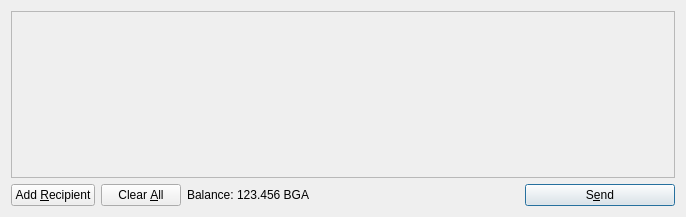
<?xml version="1.0" encoding="UTF-8"?>
<ui version="4.0">
 <class>SendCoinsDialog</class>
 <widget class="QDialog" name="SendCoinsDialog">
  <property name="geometry">
   <rect>
    <x>0</x>
    <y>0</y>
    <width>686</width>
    <height>217</height>
   </rect>
  </property>
  <property name="windowTitle">
   <string>Send Coins</string>
  </property>
  <layout class="QVBoxLayout" name="verticalLayout">
   <item>
    <widget class="QScrollArea" name="scrollArea">
     <property name="widgetResizable">
      <bool>true</bool>
     </property>
     <widget class="QWidget" name="scrollAreaWidgetContents">
      <property name="geometry">
       <rect>
        <x>0</x>
        <y>0</y>
        <width>666</width>
        <height>165</height>
       </rect>
      </property>
      <layout class="QVBoxLayout" name="verticalLayout_2">
       <property name="margin">
        <number>0</number>
       </property>
       <item>
        <layout class="QVBoxLayout" name="entries">
         <property name="spacing">
          <number>6</number>
         </property>
        </layout>
       </item>
       <item>
        <spacer name="verticalSpacer">
         <property name="orientation">
          <enum>Qt::Vertical</enum>
         </property>
         <property name="sizeHint" stdset="0">
          <size>
           <width>20</width>
           <height>40</height>
          </size>
         </property>
        </spacer>
       </item>
      </layout>
     </widget>
    </widget>
   </item>
   <item>
    <layout class="QHBoxLayout" name="horizontalLayout">
     <item>
      <widget class="QPushButton" name="addButton">
       <property name="toolTip">
        <string>Send to multiple recipients at once</string>
       </property>
       <property name="text">
        <string>Add &amp;Recipient</string>
       </property>
       <property name="icon">
        <iconset resource="../bitcoin.qrc">
         <normaloff>:/icons/add</normaloff>:/icons/add</iconset>
       </property>
       <property name="autoDefault">
        <bool>false</bool>
       </property>
      </widget>
     </item>
     <item>
      <widget class="QPushButton" name="clearButton">
       <property name="sizePolicy">
        <sizepolicy hsizetype="Minimum" vsizetype="Fixed">
         <horstretch>0</horstretch>
         <verstretch>0</verstretch>
        </sizepolicy>
       </property>
       <property name="toolTip">
        <string>Remove all transaction fields</string>
       </property>
       <property name="text">
        <string>Clear &amp;All</string>
       </property>
       <property name="icon">
        <iconset resource="../bitcoin.qrc">
         <normaloff>:/icons/remove</normaloff>:/icons/remove</iconset>
       </property>
       <property name="autoRepeatDelay">
        <number>300</number>
       </property>
       <property name="autoDefault">
        <bool>false</bool>
       </property>
      </widget>
     </item>
     <item>
      <layout class="QHBoxLayout" name="horizontalLayout_2">
       <property name="spacing">
        <number>3</number>
       </property>
       <item>
        <widget class="QLabel" name="label">
         <property name="text">
          <string>Balance:</string>
         </property>
        </widget>
       </item>
       <item>
        <widget class="QLabel" name="labelBalance">
         <property name="cursor">
          <cursorShape>IBeamCursor</cursorShape>
         </property>
         <property name="text">
          <string>123.456 BGA</string>
         </property>
         <property name="textInteractionFlags">
          <set>Qt::LinksAccessibleByMouse|Qt::TextSelectableByKeyboard|Qt::TextSelectableByMouse</set>
         </property>
        </widget>
       </item>
      </layout>
     </item>
     <item>
      <spacer name="horizontalSpacer">
       <property name="orientation">
        <enum>Qt::Horizontal</enum>
       </property>
       <property name="sizeHint" stdset="0">
        <size>
         <width>40</width>
         <height>20</height>
        </size>
       </property>
      </spacer>
     </item>
     <item>
      <widget class="QPushButton" name="sendButton">
       <property name="minimumSize">
        <size>
         <width>150</width>
         <height>0</height>
        </size>
       </property>
       <property name="toolTip">
        <string>Confirm the send action</string>
       </property>
       <property name="text">
        <string>S&amp;end</string>
       </property>
       <property name="icon">
        <iconset resource="../bitcoin.qrc">
         <normaloff>:/icons/send</normaloff>:/icons/send</iconset>
       </property>
       <property name="default">
        <bool>true</bool>
       </property>
      </widget>
     </item>
    </layout>
   </item>
  </layout>
 </widget>
 <resources>
  <include location="../bitcoin.qrc"/>
 </resources>
 <connections/>
</ui>
